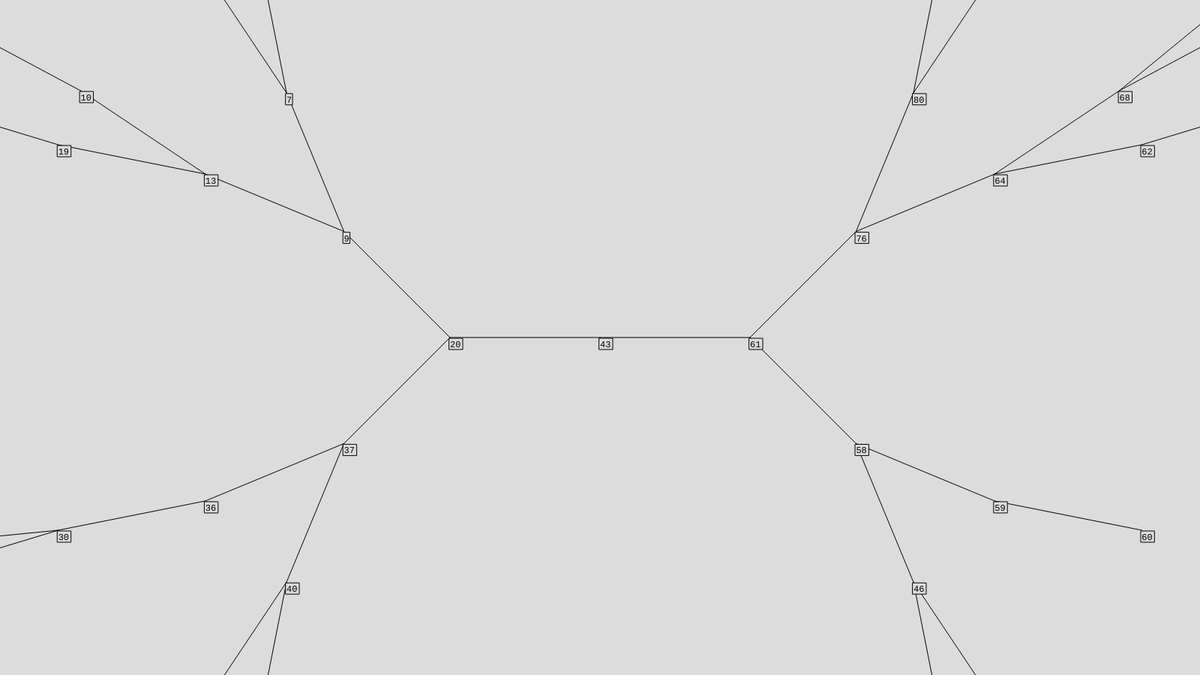
Frame 1 (no input)
Frame 60 (no input): identical to frame 1, image omitted
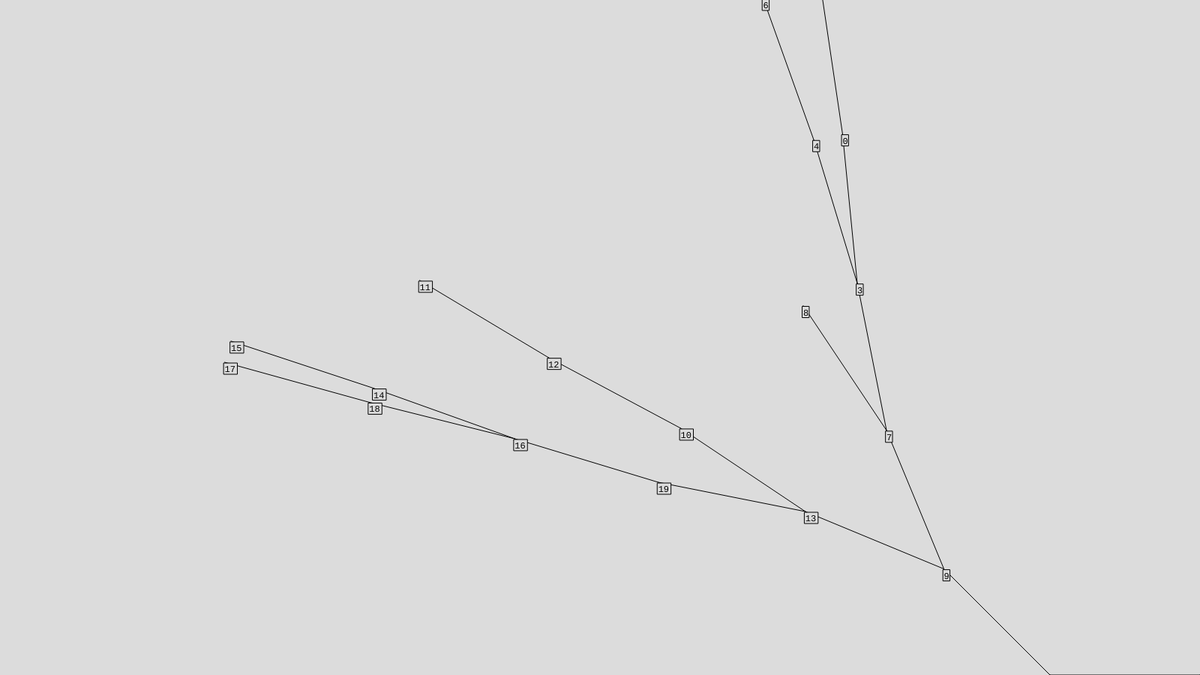
Frame 120 (the mouse pressed at the canvas centre since frame 60)

The p5.js sketch that drew these frames (run headless with seeded random() and noise() and a simulated clock; from frame 60 on, the mouse is pressed at the canvas centre):

// p5.js sketch
// ── sketch.js
let b;
let m = 1;
let xOff = 0;
let yOff = 0;


function setup() {
  const list = [
    43, 61, 76, 80, 58, 79, 85, 20, 81, 92, 64, 68, 46, 37, 36, 69, 96, 40, 59, 30, 9, 7, 42, 75, 55, 31, 56, 45, 48, 33, 54, 38, 70, 13, 51, 98, 84, 22, 35, 50, 47, 3, 8, 28, 0, 19, 52, 4, 29, 73, 32, 67, 49, 97, 62, 26, 10, 6, 21, 82, 63, 5, 23, 90, 66, 72, 44, 16, 53, 27, 94, 39, 83, 24, 18, 12, 25, 14, 17, 71, 87, 41, 11, 99, 95, 65, 60, 2, 34, 89, 77, 57, 91, 1, 86, 88, 74, 93, 78, 15
  ]
  const a = createVector(100);
  a.rotate(HALF_PI);
  b = createBinaryNode(list, a, TWO_PI);
  createCanvas(1600, 900);
  stroke(0);
  fill(220);
  xOff = 0;
  yOff = 0;
  // mag = createSlider(1, 10000, 400);
}

function draw() {
  background(220);
  const zoom = Math.pow(2, m);
  const o = createVector(xOff, yOff);
  const c = createVector(width / 2, height / 2);
  o.mult(zoom);
  c.sub(o);
  if (mouseIsPressed) {
    xOff += (pmouseX - mouseX) / zoom;
    yOff += (pmouseY - mouseY) / zoom;
    print(o, c, zoom)
  }
  b.Draw(c, zoom);
}

function clamp(num, min, max) {
  return num <= min ? min : num >= max ? max : num;
}
function mouseWheel(event) {
  m -= event.delta / 1000;
  return false;
}
// ── binaryNode.js
const growRate = 1.1;
class binaryNode {
    constructor(key = null, angle = createVector(1), domain = PI) {
        this.key = key;
        this.angle = angle;
        this.domain = domain;
        this.leftChild = null;
        this.rightChild = null;
    }
    set left(key = null) {
        const lMult = 1; HALF_PI / this.domain;
        const newAngle = p5.Vector.mult(this.angle, lMult);
        newAngle.rotate(this.domain / 4);
        this.leftChild = new binaryNode(key, newAngle, this.domain / 2);
    }
    get left() {
        return this.leftChild;
    }
    set right(key = null) {
        const rMult = 1; HALF_PI / this.domain;
        const newAngle = p5.Vector.mult(this.angle, rMult);

        newAngle.rotate(-this.domain / 4);
        this.rightChild = new binaryNode(key, newAngle, this.domain / 2);
    }
    get right() {
        return this.rightChild;
    }
    Add(key) {
        if (key < this.key) {
            if (this.left === null) {
                this.left = key;
            }
            else {
                this.left.Add(key);
            }
        }
        else if (key > this.key) {
            if (this.right === null) {
                this.right = key;
            }
            else {
                this.right.Add(key);
            }
        }
        else {
            console.log("DUPLICATE KEY");
        }
    }
    Draw(parent, mag) {
        push();
        const x0 = parent.x;
        const y0 = parent.y;
        const lineVector = p5.Vector.mult(this.angle, mag);
        const endHere = p5.Vector.add(parent, lineVector);
        const x1 = endHere.x;
        const y1 = endHere.y;
        if (this.leftChild) { this.left.Draw(endHere, mag); }
        if (this.rightChild) { this.right.Draw(endHere, mag); }
        stroke(0);
        line(x0, y0, x1, y1);
        const tl = (this.key).toString().length;
        stroke(0)
        fill(220);
        rect(x1 - 1, y1 + 1, tl * 9, 15);
        fill(0);
        stroke(0, 0, 0, 0);
        textFont('courier');
        text(this.key, x1, y1 + 13);
        pop();
    }
}

function createBinaryNode(list, angle = createVector(0, 20), domain = PI) {
    const ret = new binaryNode(list[0], angle, domain);
    for (let index = 1; index < list.length; index++) {
        const element = list[index];
        ret.Add(element);
    }
    ret.angle.setMag(0);
    return ret;
}
